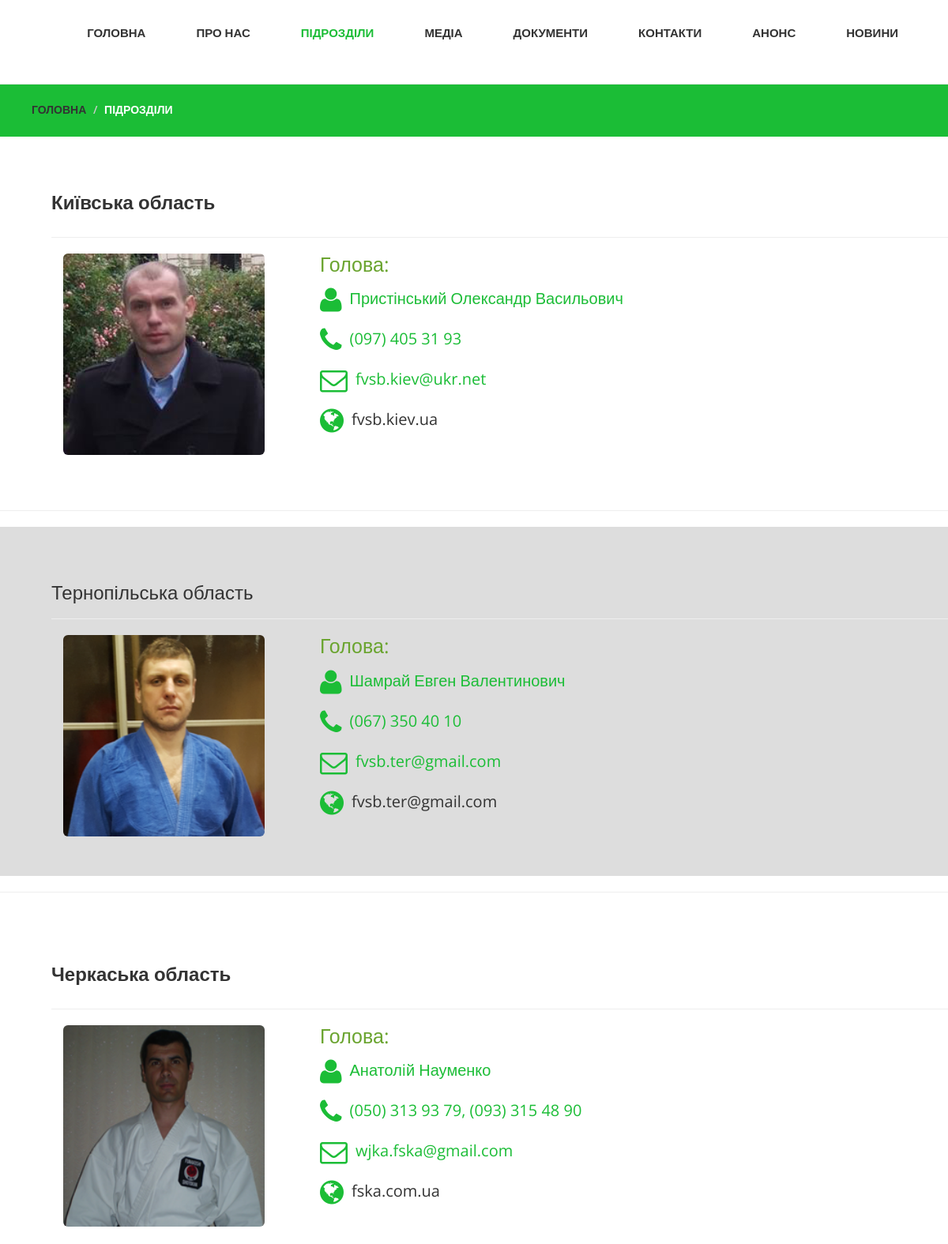
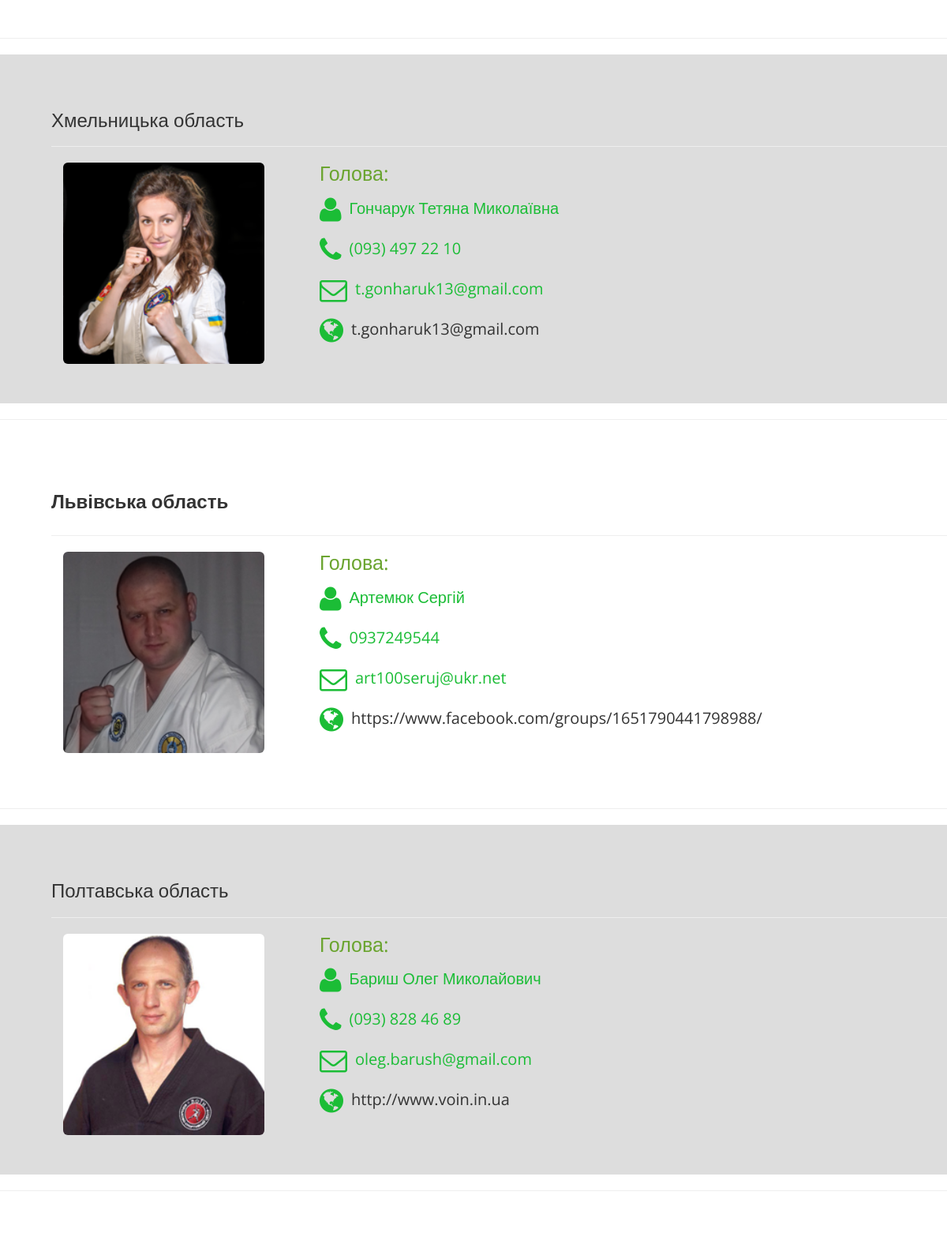
/units.php (upper part), run on the app's committed database (2 pictures, top to bottom).
### tables this page shows
CREATE TABLE `units` (
  `id` int(4) NOT NULL AUTO_INCREMENT,
  `short_name` text NOT NULL,
  `region` text NOT NULL,
  `head` text NOT NULL,
  `sport_rank` text NOT NULL,
  `telephone` text NOT NULL,
  `email` text NOT NULL,
  `web_adress` text NOT NULL,
  PRIMARY KEY (`id`)
);

### units.php (the view, shortened to what this page needs)
<!DOCTYPE html>
<html lang="en">
  <head>
    <?php include("blocks/header_links.php"); ?>
  </head>
  <body>
	<header>
		  <?php include("blocks/header.php"); ?>
	</header>
	<div id="breadcrumb">
		<div class="container">
			<div class="breadcrumb">
				<li><a href="index.html">Головна</a></li>
				<li>Підрозділи</li>
			</div>
		</div>
	</div>
	<?
	   include("blocks/db.php");
       if ($result = mysqli_query($db, 'SELECT * FROM units ORDER BY id'))
	   {
           while( $myrow = mysqli_fetch_assoc($result) )
		   {
			   $bckgnd_class = $myrow['id'] % 2 == 0 ? "sub-services" : "services";
                printf("<a name='%s'></a>
				        <div class='%s'>
	                        <div class='container'>
	                        	<h3>%s</h3>
	                        	<hr>
	                        	<div class='col-md-3'>
	                        		<img src='images/units/%s/%s.png' class='img-responsive' style='width:100%%'>
	                        	</div>
	                        	<div class='col-md-9'>
	                        		<div class='media'>
	                        			<ul>
                                              <li>
	                        					<div class='media-body'>
	                        						<h5 class='media-heading'>Голова:</h5>
	                        					</div>
	                        				</li>
                                              <li>
	                        					<div class='media-left'>
	                        						<i class='fa fa-user'></i>
	                        					</div>
	                        					<div class='media-body'>
	                        						<h4 class='media-heading'>%s</h4>
	                        					</div>
	                        				</li>
	                        				<li>
	                        					<div class='media-left'>
	                        						<i class='fa fa-phone'></i>
	                        					</div>
	                        					<div class='media-body'>
	                        						<h4 class='media-heading'>%s</h4>
	                        					</div>
	                        				</li>
	                        				<li>
	                        					<div class='media-left'>
	                        						<i class='fa fa-envelope-o'></i>
	                        					</div>
	                        					<div class='media-body'>
	                        						<h4 class='media-heading'>%s</h4>
	                        					</div>
	                        				</li>
	                        				<li>
	                        					<div class='media-left'>
	                        						<i class='fa fa-globe'></i>
	                        					</div>
	                        					<div class='media-body'>
	                        						<h4 class='media-heading'><a href='%s' target='_blank'>%s</a></h4>
	                        					</div>
	                        				</li>
	                        			</ul>
	                        		</div>
	                        	</div>
	                        </div>
	                    </div>
						<hr style='color:black !important;line-height: 4px;'>",  $myrow['short_name'], $bckgnd_class, $myrow['region'],$myrow['short_name'], $myrow['short_name'], $myrow['head'], $myrow['telephone'], $myrow['email'], $myrow['web_adress'], $myrow['web_adress']);
           }
	   }
	?>
</body>
</html>

### blocks/header_links.php (shortened to what this page needs)
   <link href="css/bootstrap.min.css" rel="stylesheet">
<link rel="stylesheet" href="css/font-awesome.min.css">
<link rel="stylesheet" href="css/animate.css">
<link href="css/prettyPhoto.css" rel="stylesheet">
<link href="css/style.css" rel="stylesheet" />

### blocks/header.php (shortened to what this page needs)
<nav class="navbar navbar-default navbar-fixed-top" role="navigation">
	<div class="navigation">
		<div class="container">
			<div class="navbar-header">
				<div class="navbar-brand">
				</div>
			</div>
			<div class="navbar-collapse collapse">
				<div class="menu">
					<ul class="nav nav-tabs" role="tablist">
						<li role="presentation"><a id="header_index"     href="index.php">Головна</a></li>
						<li role="presentation"><a id="header_about"     href="about.php">Про нас</a></li>
						<li role="presentation"><a id="header_units"     href="units.php">Підрозділи</a></li>
						<li role="presentation"><a id="header_media"     href="media.php">Медіа</a></li>
						<li role="presentation"><a id="header_blog"      href="blog.php">Документи</a></li>
						<li role="presentation"><a id="header_contact"   href="contacts.php">Контакти</a></li>
						<li role="presentation"><a id="header_anons"     href="anons.php">Анонс</a></li>
						<li role="presentation"><a id="header_news"      href="news.php">Новини</a></li>
					</ul>
				</div>
			</div>
		</div>
	</div>
</nav>

### css/style.css (style rules this page uses)
body { font-family:'Open Sans', Arial, sans-serif; font-size:14px; font-weight:300; line-height:1.6em; color:#fff; background-color:#fff; overflow-x:hidden; }
hi,h2,h3,h4,h5,h6 { color:#333; line-height:1.1em; }
a { text-decoration:none; transition: all 0.1s ease-in-out; -moz-transition: all 0.1s ease-in-out; -webkit-transition: all 0.1s ease-in-out; -o-transition: all 0.1s ease-in-out; outline: none; color:#333; }
#breadcrumb { background-color: #1BBD36; margin-top: -20px; }
.breadcrumb { list-style: none; background-color: #1BBD36; border-radius: 0px; padding:3px 10px; }
.breadcrumb li { text-transform:uppercase; margin-top:145px; font-weight:600; }
.navigation { background-color:#fff; padding:0; }
.menu { font-size:15px !important; float:right; text-transform:uppercase; font-weight:700; }
.menu ul.nav-tabs li { color:#000; }
.nav-tabs { border-bottom: 0; }
.nav-tabs > li { float: left; margin-bottom: 0; }
.nav-tabs > li > a { border-radius:0; color:#333; padding:30px; }
.nav-tabs > li > a.active { color: #1BBD36; border-radius:0; transition: all 0.3s ease-in-out; -moz-transition: all 0.3s ease-in-out; -webkit-transition: all 0.3s ease-in-out; -o-transition: all 0.3s ease-in-out; }
.services { padding:50px; }
.services h3 { margin-bottom:30px; font-weight:800; }
.services img { border-radius:6px; }
.sub-services img { border-radius:6px; }
.sub-services { padding:50px; background:#ddd; }
.media ul li { list-style:none; line-height: 35px; margin-bottom:10px; }
.media i { color:#1BBD36; font-size:35px; }
.media h4 { margin-top:4px !important; font-size:20px; font-weight:400; color:#1BBD36; }
.media h5 { font-size:25px; font-weight:400; color:#6aa42f; }

### data on the page
units: region "Київська область", shows a picture, head "Пристінський Олександр Васильович", telephone "(097) 405 31 93", email "fvsb.kiev@ukr.net", web_adress "fvsb.kiev.ua"
units: region "Тернопільська область", shows a picture, head "Шамрай Евген Валентинович", telephone "(067) 350 40 10", email "fvsb.ter@gmail.com", web_adress "fvsb.ter@gmail.com"
units: region "Черкаська область", shows a picture, head "Анатолiй Науменко", telephone "(050) 313 93 79, (093) 315 48 90", email "wjka.fska@gmail.com", web_adress "fska.com.ua"
units: region "Хмельницька область", shows a picture, head "Гончарук Тетяна Миколаївна", telephone "(093) 497 22 10", email "t.gonharuk13@gmail.com", web_adress "t.gonharuk13@gmail.com"
units: region "Львівська область", shows a picture, head "Артемюк Сергій", telephone "0937249544", email "art100seruj@ukr.net", web_adress "https://www.facebook.com/groups/1651790441798988/"
units: region "Полтавська область", shows a picture, head "Бариш Олег Миколайович", telephone "(093) 828 46 89", email "oleg.barush@gmail.com", web_adress "http://www.voin.in.ua"
